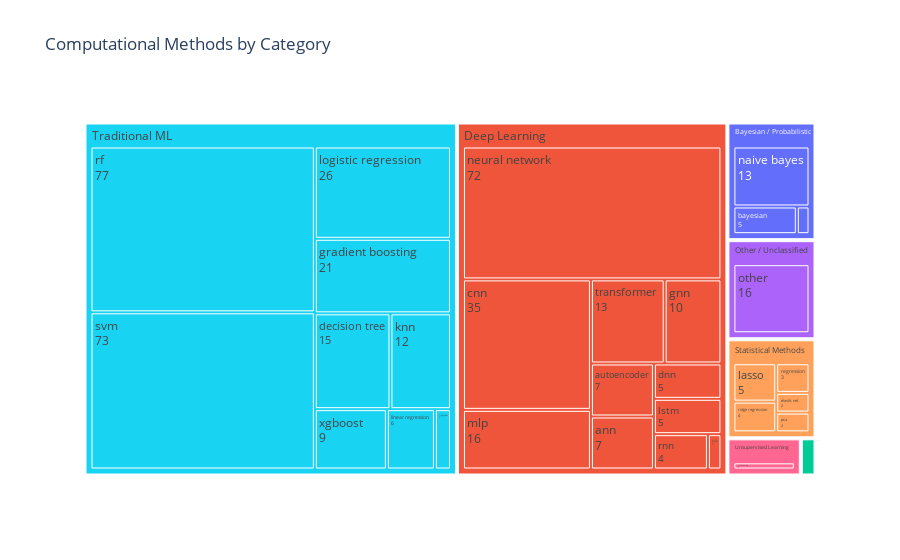

The code cell stored with this chart in its notebook:
### Code cell
df_data = pd.DataFrame.from_dict(dict_algorithm_count, orient='index')
fig = px.treemap(
    df_data,
    path=["category", "method"],  # Grouping hierarchy
    values="count",
    color="category",
    title="Computational Methods by Category",
)

fig.update_traces(textinfo="label+value")
fig.write_html(path_figure5)
fig.write_image(path_figure6, width=1200, height=800)

fig.show()

### Figure 1 — Plotly figure (JSON) as saved in the notebook; plotly's stock layout.template omitted (floating-point values rounded to 4 significant figures)
{"data": [{"branchvalues": "total", "customdata": [["Bayesian / Probabilistic"], ["Bayesian / Probabilistic"], ["Bayesian / Probabilistic"], ["Bayesian / Probabilistic"], ["Deep Learning"], ["Deep Learning"], ["Deep Learning"], ["Deep Learning"], ["Deep Learning"], ["Deep Learning"], ["Deep Learning"], ["Deep Learning"], ["Deep Learning"], ["Deep Learning"], ["Deep Learning"], ["Deep Learning"], ["Ensemble Methods"], ["Ensemble Methods"], ["Other / Unclassified"], ["Other / Unclassified"], ["Statistical Methods"], ["Statistical Methods"], ["Statistical Methods"], ["Statistical Methods"], ["Statistical Methods"], ["Statistical Methods"], ["Traditional ML"], ["Traditional ML"], ["Traditional ML"], ["Traditional ML"], ["Traditional ML"], ["Traditional ML"], ["Traditional ML"], ["Traditional ML"], ["Traditional ML"], ["Traditional ML"], ["Unsupervised Learning"], ["Unsupervised Learning"]], "domain": {"x": [0, 1], "y": [0, 1]}, "hovertemplate": "labels=%{label}<br>count=%{value}<br>parent=%{parent}<br>id=%{id}<br>category=%{customdata[0]}<extra></extra>", "ids": ["Bayesian / Probabilistic/hidden markov model", "Bayesian / Probabilistic", "Bayesian / Probabilistic/bayesian", "Bayesian / Probabilistic/naive bayes", "Deep Learning/dnn", "Deep Learning/transformer", "Deep Learning/vae", "Deep Learning/autoencoder", "Deep Learning/cnn", "Deep Learning", "Deep Learning/rnn", "Deep Learning/neural network", "Deep Learning/mlp", "Deep Learning/gnn", "Deep Learning/ann", "Deep Learning/lstm", "Ensemble Methods/stacking", "Ensemble Methods", "Other / Unclassified", "Other / Unclassified/other", "Statistical Methods/elastic net", "Statistical Methods/pca", "Statistical Methods/regression", "Statistical Methods", "Statistical Methods/lasso", "Statistical Methods/ridge regression", "Traditional ML", "Traditional ML/svm", "Traditional ML/lightgbm", "Traditional ML/logistic regression", "Traditional ML/xgboost", "Traditional ML/rf", "Traditional ML/gradient boosting", "Traditional ML/decision tree", "Traditional ML/linear regression", "Traditional ML/knn", "Unsupervised Learning", "Unsupervised Learning/clustering"], "labels": ["hidden markov model", "Bayesian / Probabilistic", "bayesian", "naive bayes", "dnn", "transformer", "vae", "autoencoder", "cnn", "Deep Learning", "rnn", "neural network", "mlp", "gnn", "ann", "lstm", "stacking", "Ensemble Methods", "Other / Unclassified", "other", "elastic net", "pca", "regression", "Statistical Methods", "lasso", "ridge regression", "Traditional ML", "svm", "lightgbm", "logistic regression", "xgboost", "rf", "gradient boosting", "decision tree", "linear regression", "knn", "Unsupervised Learning", "clustering"], "marker": {"colors": ["#636efa", "#636efa", "#636efa", "#636efa", "#EF553B", "#EF553B", "#EF553B", "#EF553B", "#EF553B", "#EF553B", "#EF553B", "#EF553B", "#EF553B", "#EF553B", "#EF553B", "#EF553B", "#00cc96", "#00cc96", "#ab63fa", "#ab63fa", "#FFA15A", "#FFA15A", "#FFA15A", "#FFA15A", "#FFA15A", "#FFA15A", "#19d3f3", "#19d3f3", "#19d3f3", "#19d3f3", "#19d3f3", "#19d3f3", "#19d3f3", "#19d3f3", "#19d3f3", "#19d3f3", "#FF6692", "#FF6692"]}, "name": "", "parents": ["Bayesian / Probabilistic", "", "Bayesian / Probabilistic", "Bayesian / Probabilistic", "Deep Learning", "Deep Learning", "Deep Learning", "Deep Learning", "Deep Learning", "", "Deep Learning", "Deep Learning", "Deep Learning", "Deep Learning", "Deep Learning", "Deep Learning", "Ensemble Methods", "", "", "Other / Unclassified", "Statistical Methods", "Statistical Methods", "Statistical Methods", "", "Statistical Methods", "Statistical Methods", "", "Traditional ML", "Traditional ML", "Traditional ML", "Traditional ML", "Traditional ML", "Traditional ML", "Traditional ML", "Traditional ML", "Traditional ML", "", "Unsupervised Learning"], "textinfo": "label+value", "type": "treemap", "values": [1.0, 19.0, 5.0, 13.0, 5.0, 13.0, 1.0, 7.0, 35.0, 175.0, 4.0, 72.0, 16.0, 10.0, 7.0, 5.0, 1.0, 1.0, 16.0, 16.0, 2.0, 2.0, 3.0, 16.0, 5.0, 4.0, 241.0, 73.0, 2.0, 26.0, 9.0, 77.0, 21.0, 15.0, 6.0, 12.0, 5.0, 5.0]}], "layout": {"legend": {"tracegroupgap": 0}, "title": {"text": "Computational Methods by Category"}}}
